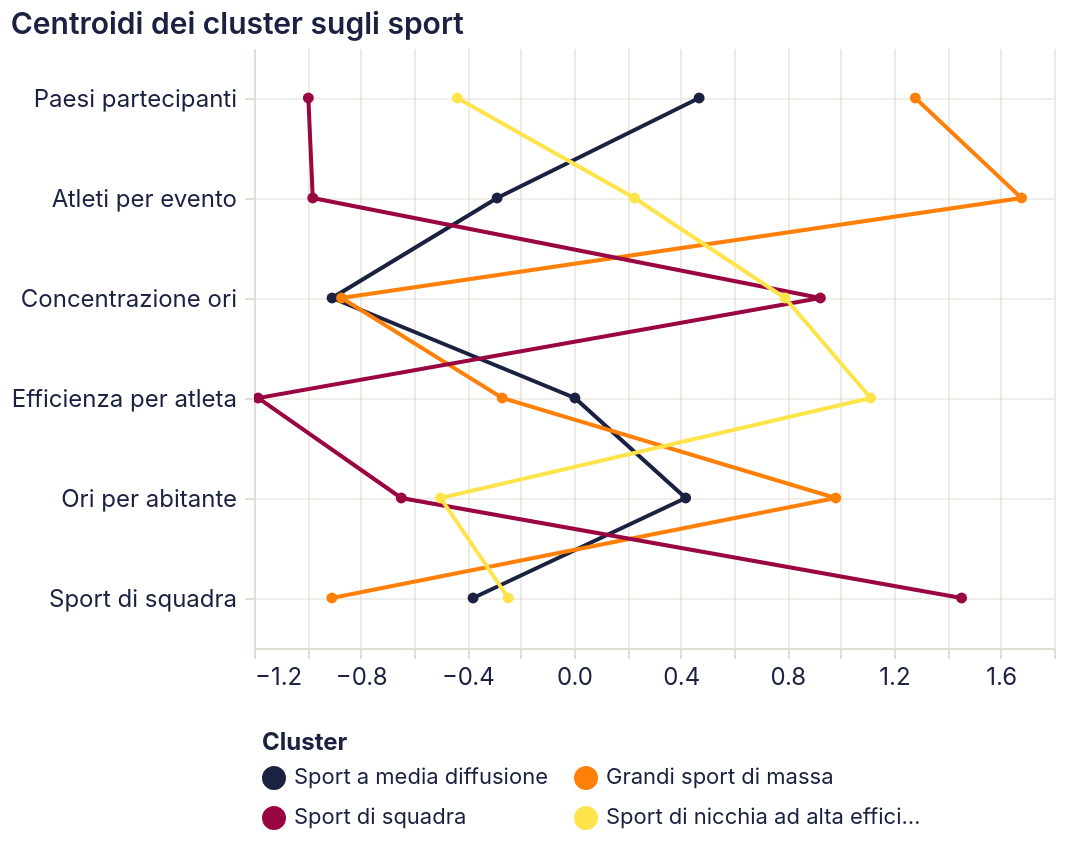

Write the Vega-Lite specification saved for this chart.
### Vega-Lite specification from a JSON file in a GitHub repository (floating-point values rounded to 4 significant figures)
{"$schema": "https://vega.github.io/schema/vega-lite/v5.20.1.json", "config": {"arc": {"fill": "#1b2140"}, "area": {"fill": "#1b2140", "fillOpacity": 0.15, "line": true}, "axis": {"domainColor": "#e2ddd4", "grid": true, "gridColor": "#e2ddd4", "gridWidth": 0.6, "labelAngle": 0, "labelColor": "#1b2140", "labelFont": "Inter, system-ui, -apple-system, BlinkMacSystemFont, 'Segoe UI', Roboto, sans-serif", "labelFontSize": 12, "labelFontWeight": 400, "labelPadding": 4, "tickColor": "#e2ddd4", "tickSize": 5, "titleColor": "#1b2140", "titleFont": "Inter, system-ui, -apple-system, BlinkMacSystemFont, 'Segoe UI', Roboto, sans-serif", "titleFontSize": 12, "titleFontWeight": 600}, "axisBand": {"grid": false}, "background": "transparent", "bar": {"fill": "#1b2140"}, "legend": {"labelColor": "#1b2140", "labelFont": "Inter, system-ui, -apple-system, BlinkMacSystemFont, 'Segoe UI', Roboto, sans-serif", "labelFontSize": 11, "padding": 4, "symbolType": "circle", "titleColor": "#1b2140", "titleFont": "Inter, system-ui, -apple-system, BlinkMacSystemFont, 'Segoe UI', Roboto, sans-serif", "titleFontSize": 12}, "line": {"stroke": "#1b2140", "strokeWidth": 2}, "mark": {"color": "#1b2140"}, "path": {"stroke": "#1b2140"}, "point": {"fill": "#1b2140", "filled": true}, "range": {"category": ["#1b2140", "#ff8009", "#9a0641", "#ffe34a", "#e7b6af", "#0088b0", "#e03830"]}, "rect": {"fill": "#1b2140"}, "shape": {"stroke": "#1b2140"}, "symbol": {"fill": "#1b2140"}, "title": {"anchor": "start", "color": "#1b2140", "font": "Inter, system-ui, -apple-system, BlinkMacSystemFont, 'Segoe UI', Roboto, sans-serif", "fontSize": 15, "fontWeight": 600, "subtitleColor": "#1b2140", "subtitleFont": "Inter, system-ui, -apple-system, BlinkMacSystemFont, 'Segoe UI', Roboto, sans-serif"}, "view": {"continuousHeight": 300, "continuousWidth": 400, "fill": null, "stroke": null}}, "data": {"name": "data-99d4e0640b59a09f26cc4fbd02172fdb"}, "datasets": {"data-99d4e0640b59a09f26cc4fbd02172fdb": [{"cluster": "Sport a media diffusione", "feature": "Paesi partecipanti", "valore": 0.4693}, {"cluster": "Grandi sport di massa", "feature": "Paesi partecipanti", "valore": 1.28}, {"cluster": "Sport di squadra", "feature": "Paesi partecipanti", "valore": -0.9962}, {"cluster": "Sport di nicchia ad alta efficienza", "feature": "Paesi partecipanti", "valore": -0.4375}, {"cluster": "Sport a media diffusione", "feature": "Atleti per evento", "valore": -0.2883}, {"cluster": "Grandi sport di massa", "feature": "Atleti per evento", "valore": 1.678}, {"cluster": "Sport di squadra", "feature": "Atleti per evento", "valore": -0.9796}, {"cluster": "Sport di nicchia ad alta efficienza", "feature": "Atleti per evento", "valore": 0.2268}, {"cluster": "Sport a media diffusione", "feature": "Concentrazione ori", "valore": -0.9072}, {"cluster": "Grandi sport di massa", "feature": "Concentrazione ori", "valore": -0.8717}, {"cluster": "Sport di squadra", "feature": "Concentrazione ori", "valore": 0.9239}, {"cluster": "Sport di nicchia ad alta efficienza", "feature": "Concentrazione ori", "valore": 0.7917}, {"cluster": "Sport a media diffusione", "feature": "Efficienza per atleta", "valore": 0.003348}, {"cluster": "Grandi sport di massa", "feature": "Efficienza per atleta", "valore": -0.2694}, {"cluster": "Sport di squadra", "feature": "Efficienza per atleta", "valore": -1.185}, {"cluster": "Sport di nicchia ad alta efficienza", "feature": "Efficienza per atleta", "valore": 1.112}, {"cluster": "Sport a media diffusione", "feature": "Ori per abitante", "valore": 0.4188}, {"cluster": "Grandi sport di massa", "feature": "Ori per abitante", "valore": 0.9814}, {"cluster": "Sport di squadra", "feature": "Ori per abitante", "valore": -0.6477}, {"cluster": "Sport di nicchia ad alta efficienza", "feature": "Ori per abitante", "valore": -0.5003}, {"cluster": "Sport a media diffusione", "feature": "Sport di squadra", "valore": -0.3785}, {"cluster": "Grandi sport di massa", "feature": "Sport di squadra", "valore": -0.9081}, {"cluster": "Sport di squadra", "feature": "Sport di squadra", "valore": 1.453}, {"cluster": "Sport di nicchia ad alta efficienza", "feature": "Sport di squadra", "valore": -0.2465}]}, "encoding": {"color": {"field": "cluster", "legend": {"columns": 2, "orient": "bottom"}, "sort": ["Sport a media diffusione", "Grandi sport di massa", "Sport di squadra", "Sport di nicchia ad alta efficienza"], "title": "Cluster", "type": "nominal"}, "tooltip": [{"field": "cluster", "type": "nominal"}, {"field": "feature", "type": "nominal"}, {"field": "valore", "type": "quantitative"}], "x": {"field": "valore", "title": "", "type": "quantitative"}, "y": {"field": "feature", "sort": ["Paesi partecipanti", "Atleti per evento", "Concentrazione ori", "Efficienza per atleta", "Ori per abitante", "Sport di squadra"], "title": null, "type": "nominal"}}, "height": 300, "mark": {"point": true, "type": "line"}, "params": [{"bind": "scales", "name": "param_16", "select": {"encodings": ["x", "y"], "type": "interval"}}], "title": "Centroidi dei cluster sugli sport", "width": "container"}
